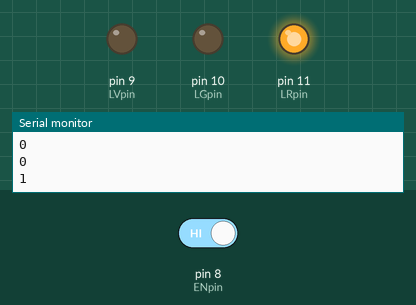
Simulated run of this sketch. Board: Arduino Uno, built with avr-gcc and run on an emulated ATmega328P. On the bench: output pins drawn as LEDs (lit = HIGH), the last lines printed to the serial monitor. The test bench sets the inputs (shaded band); at power-on: pin 8 (ENpin) HIGH.

Above: at 3.8 s.
3.9 s: pin 8 (ENpin) driven LOW
At 5.7 s:
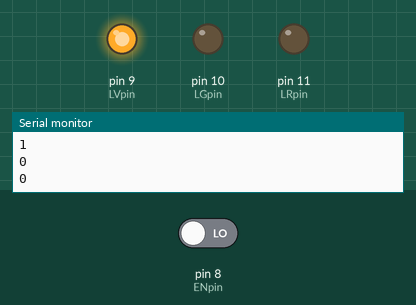
At 9.9 s:
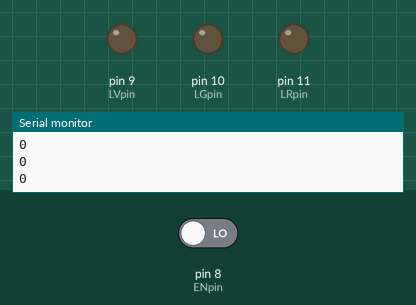
10.3 s: pin 8 (ENpin) driven HIGH
At 17.3 s:
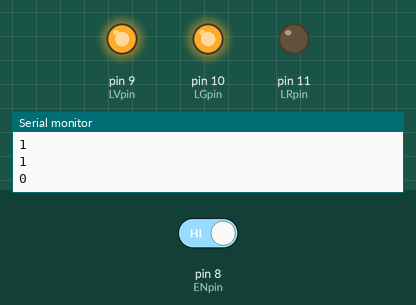
Timing chart, 0 to 19.3 s (numbered marks = the images above; inputs shaded):
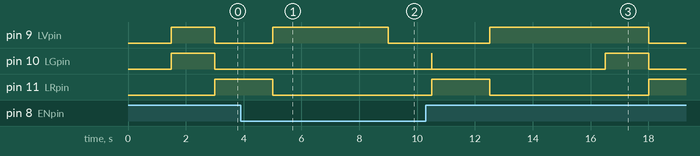

Measured:
- after the input at 3.9 s, pin 10 (LGpin): stays LOW (without the input it goes to HIGH after 5.1 s)
- after the input at 10.3 s, pin 9 (LVpin): LOW → HIGH after 2.2 s, → LOW 5.5 s later; pin 11 (LRpin): LOW → HIGH after 0.21 s, → LOW 2.0 s later, → HIGH 5.5 s later

The sketch:

semaforo.ino
```cpp
/*
 *  Create a traffic light with FSM on arduino
 */
#define SERIALE 1 //se la trasmissione seriale degli stati è abilitata
#define ENABLE_LOGICAL_HIGH HIGH //per chi volesse invertire la logica dell'enable

//definizione degli stati...non vengono mai usati esplicitamente
#define LVstate 0
#define LVGstate 1
#define LRstate 2
#define LOFFstate 3
#define LGstate 4

#define LVpin  9 // led verde
#define LGpin  10 // led giallo
#define LRpin  11 // led rosso
#define ENpin 8 // input pin for enable

#define timeV  4000 //time of greeen (ms)
#define timeVG  1500 //time of verde giallo (ms)
#define timeR  2000 //time of rosso (ms)
#define timeG   1500 // time del lampeggiante

int pins[4]={LVpin, LGpin, LRpin, ENpin};
int times[4]={timeV, timeVG, timeR, timeG};
int outputs[5][3]={{HIGH, LOW, LOW},{HIGH, HIGH, LOW},{LOW, LOW, HIGH},{LOW, LOW, LOW} , {LOW, HIGH, LOW}}; //tabella degli output in funzione dello stato corrente!!!


int thisState = LOFFstate; // this state
int nextState = LOFFstate; // next state
int stateWait = timeG; // state wait
bool inEnable = false; // enable bit


void setup() {
  pinMode(LVpin, OUTPUT);
  Serial.begin(9600);
  pinMode(LGpin, OUTPUT);
  pinMode(LRpin, OUTPUT);
  pinMode(ENpin, INPUT_PULLUP);
}

void loop() {
  //1. read the input
  inEnable = (digitalRead(ENpin)==ENABLE_LOGICAL_HIGH);
 #if SERIALE
  Serial.println(thisState);
  Serial.println(inEnable);
 #endif
  stateWait=times[thisState];
  //2.generate the output
  setOutput(outputs[thisState]);
  //3.calculate the next state
  thisState=UpDate(thisState, inEnable);
  //4. wait for this state to complete
  delay(stateWait);
}


int UpDate(int state, int enable){ //  dato lo stato corrente e il valore di enable da lo stato successivo
  if(inEnable) return (thisState+1)%3; //loop fra gli stati 0, 1, 2. se trova 3 va in 1, se trova 4 va in 2
  else  return 3+ thisState % 2; //loop fra gli stati 3-4. se trova 0 o 2 va in 3, se trova 1 va in 4
}

int setOutput(int* ordine) {
 #if SERIALE
  Serial.println("setOutput");
  for(int i=0; i<3; i++)
    Serial.println(ordine[i]);
 #endif
 for(int i=0; i<3; i++)
    digitalWrite(pins[i] , ordine[i]);
}
```
